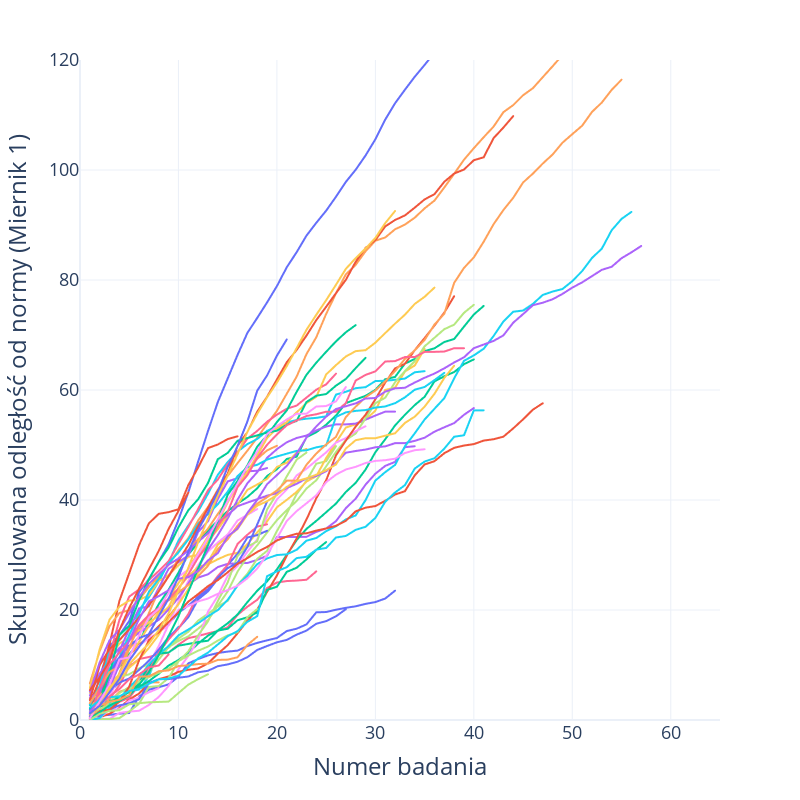
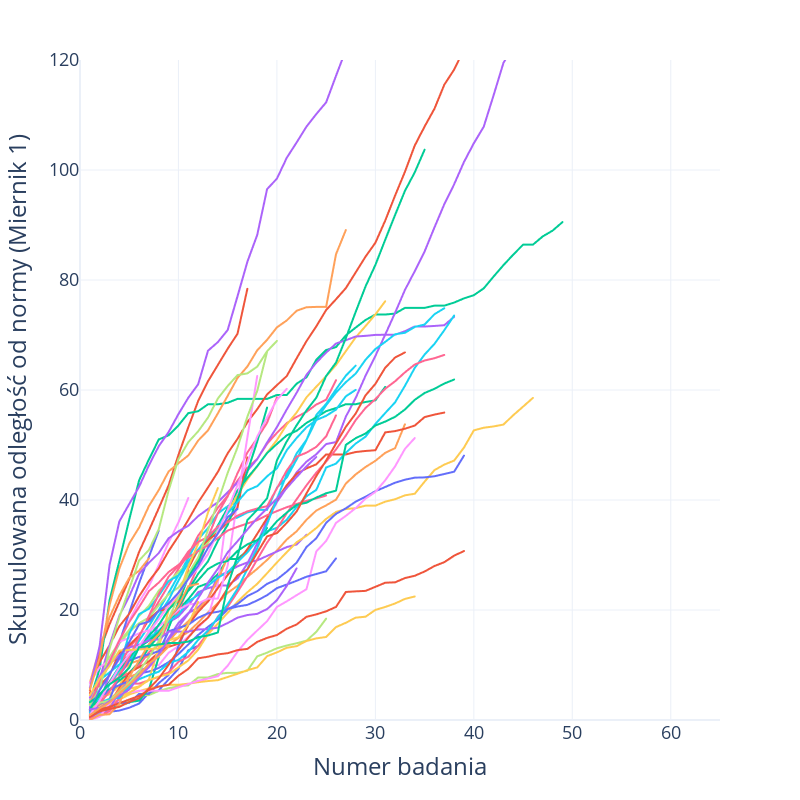

Notebook source saved alongside these figures, in order:
### Code cell
# Podziel dane na dwie ramki danych
df_zgon_0 = df_dist[df_dist['ZGON'] == 0]
df_zgon_1 = df_dist[df_dist['ZGON'] == 1]

y='euclidean_all_skum'

# fig0 = make_subplots(rows=1, cols=2, subplot_titles=['Zgon: nie', 'Zgon: tak'])
# Wykres dla ZGON=0
fig1 = px.line(df_zgon_0, x='BADANIE_NR', y=y, color='PACJENT_NR', 
              labels={'BADANIE_NR': 'BADANIE_NR', y: y, 'PACJENT_NR': 'Pacjent'}, width=800, height=800)
fig1.update_xaxes(title_text='Numer badania')
fig1.update_yaxes(title_text='Skumulowana odległość od normy (Miernik 1)')
fig1.update_layout(showlegend=False)

# Wykres dla ZGON=1
fig2 = px.line(df_zgon_1, x='BADANIE_NR', y=y, color='PACJENT_NR', 
               labels={'BADANIE_NR': 'BADANIE_NR', y: y, 'PACJENT_NR': 'Pacjent'}, width=800, height=800)
fig2.update_xaxes(title_text='Numer badania')
fig2.update_yaxes(title_text='Skumulowana odległość od normy (Miernik 1)')
fig2.update_layout(showlegend=False)

# fig1.update_yaxes(range=[0, 15])
# fig2.update_yaxes(range=[0, 15])


fig1.update_yaxes(range=[0, 120])
fig2.update_yaxes(range=[0, 120])

fig1.update_xaxes(range=[0, 65])
fig2.update_xaxes(range=[0, 65])

fig1.update_layout(
    xaxis=dict(
        tickfont=dict(size=18),
        title_font=dict(size=24),
    ),
    yaxis=dict(
        tickfont=dict(size=18),
        title_font=dict(size=24)
    )
)
fig2.update_layout(
    xaxis=dict(
        tickfont=dict(size=18),
        title_font=dict(size=24),
    ),
    yaxis=dict(
        tickfont=dict(size=18),
        title_font=dict(size=24)
    )
)
fig1.update_layout(template="plotly_white")
fig2.update_layout(template="plotly_white")

fig1.write_image("images4/"+"miernik1_skum_pacjenci_wyleczeni"+ ".png", width=1000, height=800, scale=4, format="png")
fig2.write_image("images4/"+"miernik1_skum_pacjenci_zmarli"+ ".png", width=1000, height=800, scale=4, format="png")
fig1.write_html("images4/miernik1_skum_pacjenci_wyleczeni.html")
fig2.write_html("images4/miernik1_skum_pacjenci_zmarli.html")

# Wyświetl oba wykresy
fig1.show()
fig2.show()
